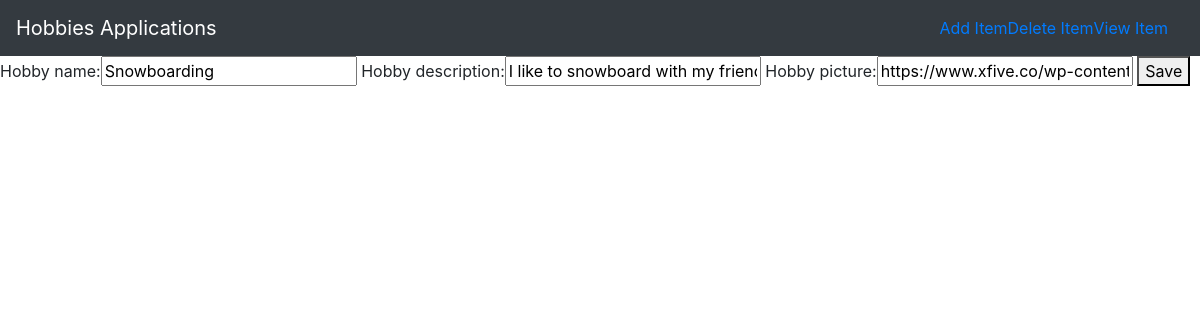
/hobbies/update/2, run on an earlier commit of the app's database.
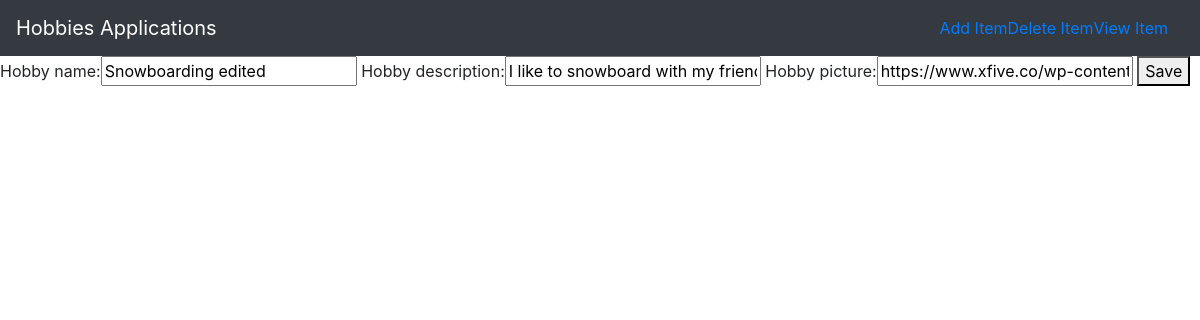
And on a later commit of the database.
### hobbies/models.py (models this page shows, shortened)
class Hobby(models.Model):
    hobby_name = models.CharField(max_length=200)
    hobby_description = models.CharField(max_length=200)
    hobby_picture=models.CharField(max_length=500, default="https://icebreakerideas.com/wp-content/uploads/2018/07/57-Best-List-of-Hobbies-For-Men-and-Women.jpeg")

### hobbies/views.py (the view)
# urls.py: path('update/<int:id>', views.update_hobby, name="update_hobby"),
def update_hobby(request, id):
    hobby = Hobby.objects.get(id=id)
    form = HobbyForm(request.POST or None, instance=hobby)
    if form.is_valid():
        form.save()
        return redirect('hobbies:index')
    return render(request, 'hobbies/hobby-form.html',{'form':form, 'hobby':hobby})

### hobbies/forms.py
class HobbyForm(forms.ModelForm):
    class Meta:
        model = Hobby
        fields = ['hobby_name', 'hobby_description', 'hobby_picture']

### hobbies/templates/hobbies/hobby-form.html (shortened to what this page needs)
{% extends 'hobbies/base.html'%}
{% block body%}
    <form method="POST">
        {{ form }}
        <button type="submit">Save</button>
    </form>
{% endblock %}

What changed in the data, as far as the page shows it:
changed Hobby "I like to snowboard with my friends": hobby_name "Snowboarding" → "Snowboarding edited"
